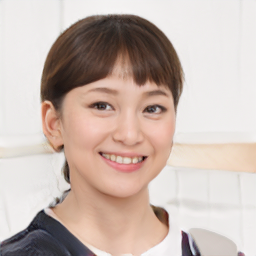
#> input picture mosic/model_2.png, 256 x 256 px
$ python mosic.py
#> lines starting #> are read from the running program, lines starting #| are printed output that depends on the picture; after the words box and inside, x2 and y2 are one past the last pixel; in counts of white or black regions, pixels touching at a corner belong together
import cv2

tgt = cv2.imread("model_2.png", cv2.IMREAD_COLOR)
#> tgt is the input picture: shape (256, 256, 3); mean B, G, R 176.5, 184.3, 200.9
sz = tgt.shape
#> sz = (256, 256, 3)
moz = cv2.resize(cv2.resize(tgt, (sz[1]//10, sz[0]//10)), (sz[1], sz[0]))
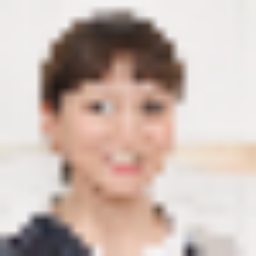
#> moz: shape (256, 256, 3); mean B, G, R 176.8, 184.5, 200.9
sch = cv2.imread("search.png", cv2.IMREAD_COLOR)
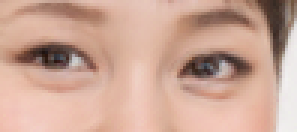
#> input picture mosic/search.png, 99 x 44 px (shown 3 times larger)
#> sch is the input picture: shape (44, 99, 3); mean B, G, R 149.9, 166, 203.6
(minv, maxv, minl, maxl) = cv2.minMaxLoc(cv2.matchTemplate(tgt, sch,
cv2.TM_CCOEFF_NORMED))
#> minv = -0.322; maxv = 1; minl = (53, 3); maxl = (83, 87)
if (maxv > 0.9) :
    (h, w, ch) = sch.shape
#> h = 44; w = 99; ch = 3
    tgt[maxl[1]:maxl[1] + h, maxl[0]: maxl[0] + w] = moz[maxl[1]:maxl[1] + h,
    maxl[0]: maxl[0] + w]
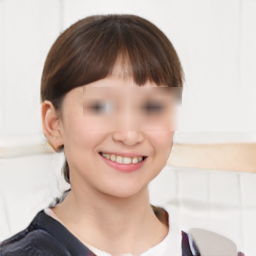
#> tgt: shape (256, 256, 3); 6.63% of pixels changed, all inside (x1, y1, x2, y2) = (83, 87, 182, 131)
cv2.imwrite("result.png", tgt)
